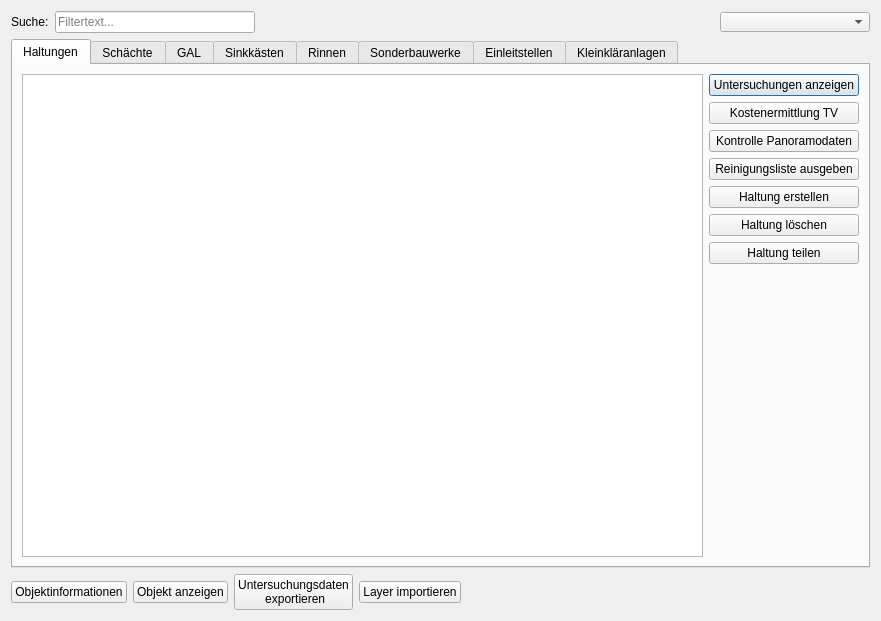
<?xml version="1.0" encoding="UTF-8"?>
<ui version="4.0">
 <class>Dialog</class>
 <widget class="QDialog" name="Dialog">
  <property name="windowModality">
   <enum>Qt::WindowModal</enum>
  </property>
  <property name="geometry">
   <rect>
    <x>0</x>
    <y>0</y>
    <width>881</width>
    <height>621</height>
   </rect>
  </property>
  <property name="windowTitle">
   <string>Netzübersicht</string>
  </property>
  <layout class="QVBoxLayout" name="verticalLayout_7">
   <item>
    <layout class="QVBoxLayout" name="verticalLayout_6">
     <item>
      <layout class="QHBoxLayout" name="horizontalLayout_8">
       <item>
        <widget class="QLabel" name="label">
         <property name="text">
          <string>Suche:</string>
         </property>
        </widget>
       </item>
       <item>
        <widget class="QLineEdit" name="Search_LineEdit">
         <property name="sizePolicy">
          <sizepolicy hsizetype="Fixed" vsizetype="Fixed">
           <horstretch>0</horstretch>
           <verstretch>0</verstretch>
          </sizepolicy>
         </property>
         <property name="minimumSize">
          <size>
           <width>200</width>
           <height>0</height>
          </size>
         </property>
         <property name="maximumSize">
          <size>
           <width>200</width>
           <height>16777215</height>
          </size>
         </property>
         <property name="toolTip">
          <string/>
         </property>
         <property name="placeholderText">
          <string>Filtertext...</string>
         </property>
        </widget>
       </item>
       <item>
        <spacer name="horizontalSpacer">
         <property name="orientation">
          <enum>Qt::Horizontal</enum>
         </property>
         <property name="sizeHint" stdset="0">
          <size>
           <width>40</width>
           <height>20</height>
          </size>
         </property>
        </spacer>
       </item>
       <item>
        <widget class="QComboBox" name="comboBox_Spalten">
         <property name="sizePolicy">
          <sizepolicy hsizetype="Fixed" vsizetype="Fixed">
           <horstretch>0</horstretch>
           <verstretch>0</verstretch>
          </sizepolicy>
         </property>
         <property name="minimumSize">
          <size>
           <width>150</width>
           <height>10</height>
          </size>
         </property>
         <property name="maximumSize">
          <size>
           <width>100</width>
           <height>20</height>
          </size>
         </property>
         <property name="placeholderText">
          <string>Spalte wählen</string>
         </property>
        </widget>
       </item>
      </layout>
     </item>
     <item>
      <widget class="QTabWidget" name="tab_Overview">
       <property name="minimumSize">
        <size>
         <width>150</width>
         <height>0</height>
        </size>
       </property>
       <property name="currentIndex">
        <number>0</number>
       </property>
       <widget class="QWidget" name="tab_Haltungen">
        <attribute name="title">
         <string>Haltungen</string>
        </attribute>
        <layout class="QHBoxLayout" name="horizontalLayout_10">
         <item>
          <layout class="QHBoxLayout" name="horizontalLayout">
           <item>
            <widget class="QTableView" name="tableView_Haltungen">
             <property name="sortingEnabled">
              <bool>true</bool>
             </property>
            </widget>
           </item>
           <item>
            <layout class="QVBoxLayout" name="verticalLayout">
             <item>
              <widget class="QPushButton" name="Show_Object_Untersuchung">
               <property name="sizePolicy">
                <sizepolicy hsizetype="Fixed" vsizetype="Fixed">
                 <horstretch>0</horstretch>
                 <verstretch>0</verstretch>
                </sizepolicy>
               </property>
               <property name="minimumSize">
                <size>
                 <width>150</width>
                 <height>0</height>
                </size>
               </property>
               <property name="maximumSize">
                <size>
                 <width>150</width>
                 <height>16777215</height>
                </size>
               </property>
               <property name="text">
                <string>Untersuchungen anzeigen</string>
               </property>
              </widget>
             </item>
             <item>
              <widget class="QPushButton" name="open_Kostenermittlung">
               <property name="sizePolicy">
                <sizepolicy hsizetype="Fixed" vsizetype="Fixed">
                 <horstretch>0</horstretch>
                 <verstretch>0</verstretch>
                </sizepolicy>
               </property>
               <property name="minimumSize">
                <size>
                 <width>150</width>
                 <height>0</height>
                </size>
               </property>
               <property name="maximumSize">
                <size>
                 <width>150</width>
                 <height>16777215</height>
                </size>
               </property>
               <property name="text">
                <string>Kostenermittlung TV</string>
               </property>
              </widget>
             </item>
             <item>
              <widget class="QPushButton" name="PanoramoPruefer">
               <property name="sizePolicy">
                <sizepolicy hsizetype="Fixed" vsizetype="Fixed">
                 <horstretch>0</horstretch>
                 <verstretch>0</verstretch>
                </sizepolicy>
               </property>
               <property name="minimumSize">
                <size>
                 <width>150</width>
                 <height>0</height>
                </size>
               </property>
               <property name="maximumSize">
                <size>
                 <width>150</width>
                 <height>16777215</height>
                </size>
               </property>
               <property name="text">
                <string>Kontrolle Panoramodaten</string>
               </property>
              </widget>
             </item>
             <item>
              <widget class="QPushButton" name="Reinigungsliste_ausgeben">
               <property name="text">
                <string>Reinigungsliste ausgeben</string>
               </property>
              </widget>
             </item>
             <item>
              <widget class="QPushButton" name="Haltung_erstellen">
               <property name="text">
                <string>Haltung erstellen</string>
               </property>
              </widget>
             </item>
             <item>
              <widget class="QPushButton" name="Haltung_loeschen">
               <property name="text">
                <string>Haltung löschen</string>
               </property>
              </widget>
             </item>
             <item>
              <widget class="QPushButton" name="Haltung_teilen">
               <property name="text">
                <string>Haltung teilen</string>
               </property>
              </widget>
             </item>
             <item>
              <spacer name="verticalSpacer_4">
               <property name="orientation">
                <enum>Qt::Vertical</enum>
               </property>
               <property name="sizeHint" stdset="0">
                <size>
                 <width>20</width>
                 <height>40</height>
                </size>
               </property>
              </spacer>
             </item>
            </layout>
           </item>
          </layout>
         </item>
        </layout>
       </widget>
       <widget class="QWidget" name="tab_Schaechte">
        <attribute name="title">
         <string>Schächte</string>
        </attribute>
        <layout class="QHBoxLayout" name="horizontalLayout_11">
         <item>
          <layout class="QHBoxLayout" name="horizontalLayout_2">
           <item>
            <widget class="QTableView" name="tableView_Schaechte">
             <property name="sortingEnabled">
              <bool>true</bool>
             </property>
            </widget>
           </item>
           <item>
            <layout class="QVBoxLayout" name="verticalLayout_2">
             <item>
              <widget class="QPushButton" name="Show_Object_Untersuchung_2">
               <property name="sizePolicy">
                <sizepolicy hsizetype="Fixed" vsizetype="Fixed">
                 <horstretch>0</horstretch>
                 <verstretch>0</verstretch>
                </sizepolicy>
               </property>
               <property name="minimumSize">
                <size>
                 <width>150</width>
                 <height>0</height>
                </size>
               </property>
               <property name="maximumSize">
                <size>
                 <width>150</width>
                 <height>16777215</height>
                </size>
               </property>
               <property name="text">
                <string>Untersuchungen anzeigen</string>
               </property>
              </widget>
             </item>
             <item>
              <widget class="QPushButton" name="Schacht_erstellen">
               <property name="text">
                <string>Schacht erstellen</string>
               </property>
              </widget>
             </item>
             <item>
              <widget class="QPushButton" name="Schacht_loeschen">
               <property name="text">
                <string>Schacht löschen</string>
               </property>
              </widget>
             </item>
             <item>
              <spacer name="verticalSpacer">
               <property name="orientation">
                <enum>Qt::Vertical</enum>
               </property>
               <property name="sizeHint" stdset="0">
                <size>
                 <width>20</width>
                 <height>40</height>
                </size>
               </property>
              </spacer>
             </item>
            </layout>
           </item>
          </layout>
         </item>
        </layout>
       </widget>
       <widget class="QWidget" name="tab_GAL">
        <attribute name="title">
         <string>GAL</string>
        </attribute>
        <layout class="QHBoxLayout" name="horizontalLayout_12">
         <item>
          <layout class="QHBoxLayout" name="horizontalLayout_3">
           <item>
            <widget class="QTableView" name="tableView_GAL">
             <property name="sortingEnabled">
              <bool>true</bool>
             </property>
            </widget>
           </item>
           <item>
            <layout class="QVBoxLayout" name="verticalLayout_3">
             <item>
              <widget class="QPushButton" name="Show_Object_Untersuchung_3">
               <property name="sizePolicy">
                <sizepolicy hsizetype="Fixed" vsizetype="Fixed">
                 <horstretch>0</horstretch>
                 <verstretch>0</verstretch>
                </sizepolicy>
               </property>
               <property name="minimumSize">
                <size>
                 <width>150</width>
                 <height>0</height>
                </size>
               </property>
               <property name="maximumSize">
                <size>
                 <width>150</width>
                 <height>16777215</height>
                </size>
               </property>
               <property name="text">
                <string>Untersuchungen anzeigen</string>
               </property>
              </widget>
             </item>
             <item>
              <spacer name="verticalSpacer_2">
               <property name="orientation">
                <enum>Qt::Vertical</enum>
               </property>
               <property name="sizeHint" stdset="0">
                <size>
                 <width>20</width>
                 <height>40</height>
                </size>
               </property>
              </spacer>
             </item>
            </layout>
           </item>
          </layout>
         </item>
        </layout>
       </widget>
       <widget class="QWidget" name="tab_Sinkkaesten">
        <attribute name="title">
         <string>Sinkkästen</string>
        </attribute>
        <layout class="QHBoxLayout" name="horizontalLayout_13">
         <item>
          <layout class="QHBoxLayout" name="horizontalLayout_4">
           <item>
            <widget class="QTableView" name="tableView_Sinkkaesten">
             <property name="sortingEnabled">
              <bool>true</bool>
             </property>
            </widget>
           </item>
           <item>
            <layout class="QVBoxLayout" name="verticalLayout_4">
             <item>
              <widget class="QPushButton" name="excel_import">
               <property name="sizePolicy">
                <sizepolicy hsizetype="Fixed" vsizetype="Fixed">
                 <horstretch>0</horstretch>
                 <verstretch>0</verstretch>
                </sizepolicy>
               </property>
               <property name="minimumSize">
                <size>
                 <width>150</width>
                 <height>0</height>
                </size>
               </property>
               <property name="maximumSize">
                <size>
                 <width>150</width>
                 <height>16777215</height>
                </size>
               </property>
               <property name="text">
                <string>Excel-Import</string>
               </property>
              </widget>
             </item>
             <item>
              <widget class="QPushButton" name="Sinkkasten_erstellen">
               <property name="text">
                <string>Sinkkasten erstellen</string>
               </property>
              </widget>
             </item>
             <item>
              <widget class="QPushButton" name="Sinkkasten_loeschen">
               <property name="text">
                <string>Sinkkasten löschen</string>
               </property>
              </widget>
             </item>
             <item>
              <spacer name="verticalSpacer_3">
               <property name="orientation">
                <enum>Qt::Vertical</enum>
               </property>
               <property name="sizeHint" stdset="0">
                <size>
                 <width>20</width>
                 <height>40</height>
                </size>
               </property>
              </spacer>
             </item>
            </layout>
           </item>
          </layout>
         </item>
        </layout>
       </widget>
       <widget class="QWidget" name="tab_Rinnen">
        <attribute name="title">
         <string>Rinnen</string>
        </attribute>
        <layout class="QHBoxLayout" name="horizontalLayout_14">
         <item>
          <widget class="QTableView" name="tableView_Rinnen">
           <property name="sortingEnabled">
            <bool>true</bool>
           </property>
          </widget>
         </item>
         <item>
          <layout class="QVBoxLayout" name="verticalLayout_8">
           <item>
            <widget class="QPushButton" name="excel_import_rinnen">
             <property name="sizePolicy">
              <sizepolicy hsizetype="Fixed" vsizetype="Fixed">
               <horstretch>0</horstretch>
               <verstretch>0</verstretch>
              </sizepolicy>
             </property>
             <property name="minimumSize">
              <size>
               <width>150</width>
               <height>0</height>
              </size>
             </property>
             <property name="maximumSize">
              <size>
               <width>150</width>
               <height>16777215</height>
              </size>
             </property>
             <property name="text">
              <string>Excel-Import</string>
             </property>
            </widget>
           </item>
           <item>
            <widget class="QPushButton" name="rinne_erstellen">
             <property name="text">
              <string>Rinne erstellen</string>
             </property>
            </widget>
           </item>
           <item>
            <widget class="QPushButton" name="rinne_loeschen">
             <property name="text">
              <string>Rinne löschen</string>
             </property>
            </widget>
           </item>
           <item>
            <widget class="QPushButton" name="add_rinne_line_geometry">
             <property name="text">
              <string>Liniengeometrie hinzufügen</string>
             </property>
            </widget>
           </item>
           <item>
            <spacer name="verticalSpacer_6">
             <property name="orientation">
              <enum>Qt::Vertical</enum>
             </property>
             <property name="sizeHint" stdset="0">
              <size>
               <width>20</width>
               <height>40</height>
              </size>
             </property>
            </spacer>
           </item>
          </layout>
         </item>
        </layout>
       </widget>
       <widget class="QWidget" name="tab_Sonderbauwerke">
        <attribute name="title">
         <string>Sonderbauwerke</string>
        </attribute>
        <layout class="QHBoxLayout" name="horizontalLayout_15">
         <item>
          <layout class="QHBoxLayout" name="horizontalLayout_5">
           <item>
            <widget class="QTableView" name="tableView_Sonderbauwerke">
             <property name="sortingEnabled">
              <bool>true</bool>
             </property>
            </widget>
           </item>
           <item>
            <layout class="QVBoxLayout" name="verticalLayout_5">
             <item>
              <widget class="QPushButton" name="Sonderbauwerke">
               <property name="sizePolicy">
                <sizepolicy hsizetype="Fixed" vsizetype="Fixed">
                 <horstretch>0</horstretch>
                 <verstretch>0</verstretch>
                </sizepolicy>
               </property>
               <property name="minimumSize">
                <size>
                 <width>150</width>
                 <height>0</height>
                </size>
               </property>
               <property name="maximumSize">
                <size>
                 <width>150</width>
                 <height>16777215</height>
                </size>
               </property>
               <property name="text">
                <string>Sonderbauwerke</string>
               </property>
              </widget>
             </item>
             <item>
              <widget class="QPushButton" name="sonderbauwerk_anlegen_btn">
               <property name="text">
                <string>Sonderbauwerk anlegen</string>
               </property>
              </widget>
             </item>
             <item>
              <widget class="QPushButton" name="sonderbauwerk_loeschen_btn">
               <property name="text">
                <string>Sonderbauwerk löschen</string>
               </property>
              </widget>
             </item>
             <item>
              <widget class="QPushButton" name="sonderbauwerk_bearbeiten_btn">
               <property name="text">
                <string>Sonderbauwerk bearbeiten</string>
               </property>
              </widget>
             </item>
             <item>
              <spacer name="verticalSpacer_5">
               <property name="orientation">
                <enum>Qt::Vertical</enum>
               </property>
               <property name="sizeHint" stdset="0">
                <size>
                 <width>20</width>
                 <height>40</height>
                </size>
               </property>
              </spacer>
             </item>
            </layout>
           </item>
          </layout>
         </item>
        </layout>
       </widget>
       <widget class="QWidget" name="tab_Einleitstellen">
        <attribute name="title">
         <string>Einleitstellen</string>
        </attribute>
        <layout class="QHBoxLayout" name="horizontalLayout_6">
         <item>
          <widget class="QTableView" name="tableView_Einleitstellen">
           <property name="sortingEnabled">
            <bool>true</bool>
           </property>
          </widget>
         </item>
        </layout>
       </widget>
       <widget class="QWidget" name="tab_Kleinklaeranlagen">
        <attribute name="title">
         <string>Kleinkläranlagen</string>
        </attribute>
        <layout class="QHBoxLayout" name="horizontalLayout_7">
         <item>
          <widget class="QTableView" name="tableView_Kleinklaeranlagen">
           <property name="sortingEnabled">
            <bool>true</bool>
           </property>
          </widget>
         </item>
        </layout>
       </widget>
      </widget>
     </item>
     <item>
      <layout class="QHBoxLayout" name="horizontalLayout_9">
       <item>
        <widget class="QPushButton" name="Object_Info">
         <property name="text">
          <string>Objektinformationen</string>
         </property>
        </widget>
       </item>
       <item>
        <widget class="QPushButton" name="Show_Object">
         <property name="text">
          <string>Objekt anzeigen</string>
         </property>
        </widget>
       </item>
       <item>
        <widget class="QPushButton" name="Untersuchungsdaten_exportieren">
         <property name="font">
          <font>
           <weight>50</weight>
           <bold>false</bold>
          </font>
         </property>
         <property name="text">
          <string>Untersuchungsdaten 
 exportieren</string>
         </property>
        </widget>
       </item>
       <item>
        <widget class="QPushButton" name="layer_importieren_sinkkaesten">
         <property name="text">
          <string>Layer importieren</string>
         </property>
        </widget>
       </item>
       <item>
        <spacer name="horizontalSpacer_2">
         <property name="orientation">
          <enum>Qt::Horizontal</enum>
         </property>
         <property name="sizeHint" stdset="0">
          <size>
           <width>40</width>
           <height>20</height>
          </size>
         </property>
        </spacer>
       </item>
      </layout>
     </item>
    </layout>
   </item>
  </layout>
 </widget>
 <resources/>
 <connections/>
</ui>
